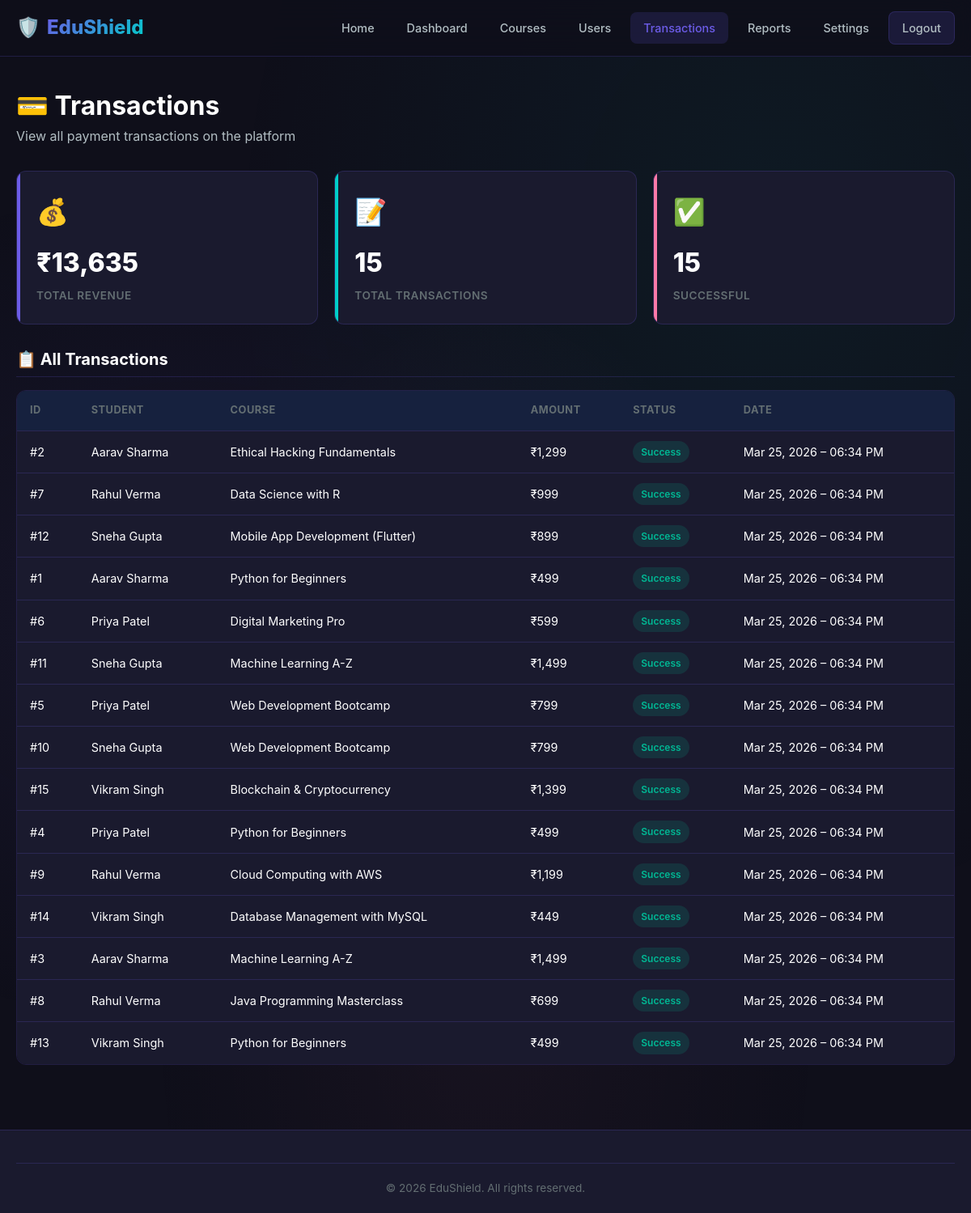
The app's page /admin/transactions.php (signed in) with its own data.
### tables this page shows
CREATE TABLE IF NOT EXISTS payments (
    id INT AUTO_INCREMENT PRIMARY KEY,
    user_id INT NOT NULL,
    course_id INT NOT NULL,
    amount DECIMAL(10,2) NOT NULL,
    status ENUM('pending', 'success', 'failed') NOT NULL DEFAULT 'pending',
    payment_date TIMESTAMP DEFAULT CURRENT_TIMESTAMP,
    FOREIGN KEY (user_id) REFERENCES users(id) ON DELETE CASCADE,
    FOREIGN KEY (course_id) REFERENCES courses(id) ON DELETE CASCADE
);

CREATE TABLE IF NOT EXISTS users (
    id INT AUTO_INCREMENT PRIMARY KEY,
    name VARCHAR(100) NOT NULL,
    email VARCHAR(150) NOT NULL UNIQUE,
    password VARCHAR(255) NOT NULL,
    role ENUM('student', 'admin') NOT NULL DEFAULT 'student',
    created_at TIMESTAMP DEFAULT CURRENT_TIMESTAMP
);

CREATE TABLE IF NOT EXISTS courses (
    id INT AUTO_INCREMENT PRIMARY KEY,
    title VARCHAR(200) NOT NULL,
    description TEXT NOT NULL,
    price DECIMAL(10,2) NOT NULL DEFAULT 0.00,
    category VARCHAR(100) NOT NULL,
    instructor VARCHAR(100) NOT NULL,
    thumbnail VARCHAR(255) DEFAULT 'default_course.png',
    video_url VARCHAR(255) DEFAULT '',
    created_at TIMESTAMP DEFAULT CURRENT_TIMESTAMP
);

### includes/functions.php (called while the page is built, shortened)
<?php
require_once __DIR__ . '/db.php';
function e($string) {
    return htmlspecialchars($string, ENT_QUOTES, 'UTF-8');
}
function getAllPayments() {
    global $conn;
    $result = $conn->query("SELECT p.*, u.name as user_name, c.title as course_title
                            FROM payments p
                            JOIN users u ON p.user_id = u.id
                            JOIN courses c ON p.course_id = c.id
                            ORDER BY p.payment_date DESC");
    $payments = [];
    while ($row = $result->fetch_assoc()) {
        $payments[] = $row;
    }
    return $payments;
}

### admin/transactions.php (the view, shortened to what this page needs)
<?php
require_once '../includes/functions.php';
$payments = getAllPayments();
$totalRevenue = array_sum(array_column(array_filter($payments, function($p) { return $p['status'] === 'success'; }), 'amount'));
?>
<!DOCTYPE html>
<html lang="en">
<head>
    <link rel="stylesheet" href="../css/style.css">
</head>
<body>
<nav class="navbar">
    <div class="container">
        <a href="/edushield/" class="logo"><span>🛡️</span><span>EduShield</span></a>
        <div class="nav-links">
            <a href="/edushield/">Home</a>
            <a href="/edushield/admin/dashboard.php">Dashboard</a>
            <a href="/edushield/admin/manage_courses.php">Courses</a>
            <a href="/edushield/admin/manage_users.php">Users</a>
            <a href="/edushield/admin/transactions.php" class="active">Transactions</a>
            <a href="/edushield/admin/reports.php">Reports</a>
            <a href="/edushield/admin/settings.php">Settings</a>
            <a href="/edushield/logout.php" class="btn btn-secondary btn-sm">Logout</a>
        </div>
    </div>
</nav>
<main>
    <section class="dashboard">
        <div class="container">
            <div class="dashboard-header">
                <h1>💳 Transactions</h1>
                <p>View all payment transactions on the platform</p>
            </div>
            <div class="stats-grid" style="margin-bottom: 30px;">
                <div class="stat-card">
                    <div class="stat-icon">💰</div>
                    <div class="stat-value">₹<?php echo number_format($totalRevenue, 0); ?></div>
                    <div class="stat-label">Total Revenue</div>
                </div>
                <div class="stat-card">
                    <div class="stat-icon">📝</div>
                    <div class="stat-value"><?php echo count($payments); ?></div>
                    <div class="stat-label">Total Transactions</div>
                </div>
                <div class="stat-card">
                    <div class="stat-icon">✅</div>
                    <div class="stat-value"><?php echo count(array_filter($payments, function($p){ return $p['status'] === 'success'; })); ?></div>
                    <div class="stat-label">Successful</div>
                </div>
            </div>
            <div class="dash-section">
                <h3 class="dash-section-title">📋 All Transactions</h3>
                <?php if (empty($payments)): ?>
                    <div class="empty-state"><p>No transactions yet.</p></div>
                <?php else: ?>
                    <div class="table-container">
                        <table class="data-table">
                            <thead>
                                <tr>
                                    <th>ID</th>
                                    <th>Student</th>
                                    <th>Course</th>
                                    <th>Amount</th>
                                    <th>Status</th>
                                    <th>Date</th>
                                </tr>
                            </thead>
                            <tbody>
                                <?php foreach ($payments as $p): ?>
                                    <tr>
                                        <td>#<?php echo $p['id']; ?></td>
                                        <td><?php echo e($p['user_name']); ?></td>
                                        <td><?php echo e($p['course_title']); ?></td>
                                        <td>₹<?php echo number_format($p['amount'], 0); ?></td>
                                        <td>
                                            <span class="badge <?php
                                                echo $p['status'] === 'success' ? 'badge-success' :
                                                    ($p['status'] === 'pending' ? 'badge-warning' : 'badge-danger');
                                            ?>">
                                                <?php echo ucfirst($p['status']); ?>
                                            </span>
                                        </td>
                                        <td><?php echo date('M d, Y – h:i A', strtotime($p['payment_date'])); ?></td>
                                    </tr>
                                <?php endforeach; ?>
                            </tbody>
                        </table>
                    </div>
                <?php endif; ?>
            </div>
        </div>
    </section>
</main>
<footer class="footer">
    <div class="container">
        <div class="footer-bottom">
            <p>&copy; <?php echo date('Y'); ?> EduShield. All rights reserved.</p>
        </div>
    </div>
</footer>
</body>
</html>

### records on screen
payments: id "2", user.name "Aarav Sharma", course.title "Ethical Hacking Fundamentals", amount "1,299", status "Success", payment_date "Mar 25, 2026 – 06:34 PM"
payments: id "7", user.name "Rahul Verma", course.title "Data Science with R", amount "999", status "Success", payment_date "Mar 25, 2026 – 06:34 PM"
payments: id "12", user.name "Sneha Gupta", course.title "Mobile App Development (Flutter)", amount "899", status "Success", payment_date "Mar 25, 2026 – 06:34 PM"
payments: id "1", user.name "Aarav Sharma", course.title "Python for Beginners", amount "499", status "Success", payment_date "Mar 25, 2026 – 06:34 PM"
payments: id "6", user.name "Priya Patel", course.title "Digital Marketing Pro", amount "599", status "Success", payment_date "Mar 25, 2026 – 06:34 PM"
payments: id "11", user.name "Sneha Gupta", course.title "Machine Learning A-Z", amount "1,499", status "Success", payment_date "Mar 25, 2026 – 06:34 PM"
payments: id "5", user.name "Priya Patel", course.title "Web Development Bootcamp", amount "799", status "Success", payment_date "Mar 25, 2026 – 06:34 PM"
payments: id "10", user.name "Sneha Gupta", course.title "Web Development Bootcamp", amount "799", status "Success", payment_date "Mar 25, 2026 – 06:34 PM"
payments: id "15", user.name "Vikram Singh", course.title "Blockchain & Cryptocurrency", amount "1,399", status "Success", payment_date "Mar 25, 2026 – 06:34 PM"
payments: id "4", user.name "Priya Patel", course.title "Python for Beginners", amount "499", status "Success", payment_date "Mar 25, 2026 – 06:34 PM"
payments: id "9", user.name "Rahul Verma", course.title "Cloud Computing with AWS", amount "1,199", status "Success", payment_date "Mar 25, 2026 – 06:34 PM"
payments: id "14", user.name "Vikram Singh", course.title "Database Management with MySQL", amount "449", status "Success", payment_date "Mar 25, 2026 – 06:34 PM"
payments: id "3", user.name "Aarav Sharma", course.title "Machine Learning A-Z", amount "1,499", status "Success", payment_date "Mar 25, 2026 – 06:34 PM"
payments: id "8", user.name "Rahul Verma", course.title "Java Programming Masterclass", amount "699", status "Success", payment_date "Mar 25, 2026 – 06:34 PM"
payments: id "13", user.name "Vikram Singh", course.title "Python for Beginners", amount "499", status "Success", payment_date "Mar 25, 2026 – 06:34 PM"

### other values on screen
$totalRevenue "13,635"
count($payments) "15"
